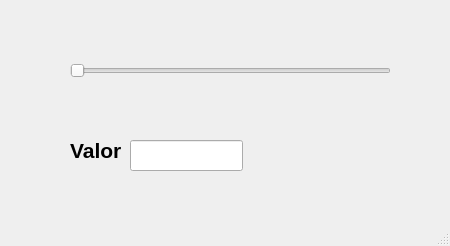
<?xml version="1.0" encoding="UTF-8"?>
<ui version="4.0">
 <class>MainWindow</class>
 <widget class="QMainWindow" name="MainWindow">
  <property name="geometry">
   <rect>
    <x>0</x>
    <y>0</y>
    <width>450</width>
    <height>246</height>
   </rect>
  </property>
  <property name="windowTitle">
   <string>MainWindow</string>
  </property>
  <widget class="QWidget" name="centralwidget">
   <widget class="QLineEdit" name="txt_valor">
    <property name="geometry">
     <rect>
      <x>130</x>
      <y>140</y>
      <width>113</width>
      <height>31</height>
     </rect>
    </property>
    <property name="font">
     <font>
      <pointsize>16</pointsize>
      <bold>true</bold>
     </font>
    </property>
    <property name="text">
     <string/>
    </property>
    <property name="alignment">
     <set>Qt::AlignCenter</set>
    </property>
   </widget>
   <widget class="QLabel" name="label">
    <property name="geometry">
     <rect>
      <x>70</x>
      <y>140</y>
      <width>51</width>
      <height>21</height>
     </rect>
    </property>
    <property name="font">
     <font>
      <pointsize>16</pointsize>
      <bold>true</bold>
     </font>
    </property>
    <property name="text">
     <string>Valor:</string>
    </property>
   </widget>
   <widget class="QSlider" name="horizontalSlider">
    <property name="geometry">
     <rect>
      <x>70</x>
      <y>50</y>
      <width>321</width>
      <height>41</height>
     </rect>
    </property>
    <property name="orientation">
     <enum>Qt::Horizontal</enum>
    </property>
   </widget>
  </widget>
  <widget class="QMenuBar" name="menubar">
   <property name="geometry">
    <rect>
     <x>0</x>
     <y>0</y>
     <width>450</width>
     <height>24</height>
    </rect>
   </property>
  </widget>
  <widget class="QStatusBar" name="statusbar"/>
 </widget>
 <resources/>
 <connections/>
</ui>
